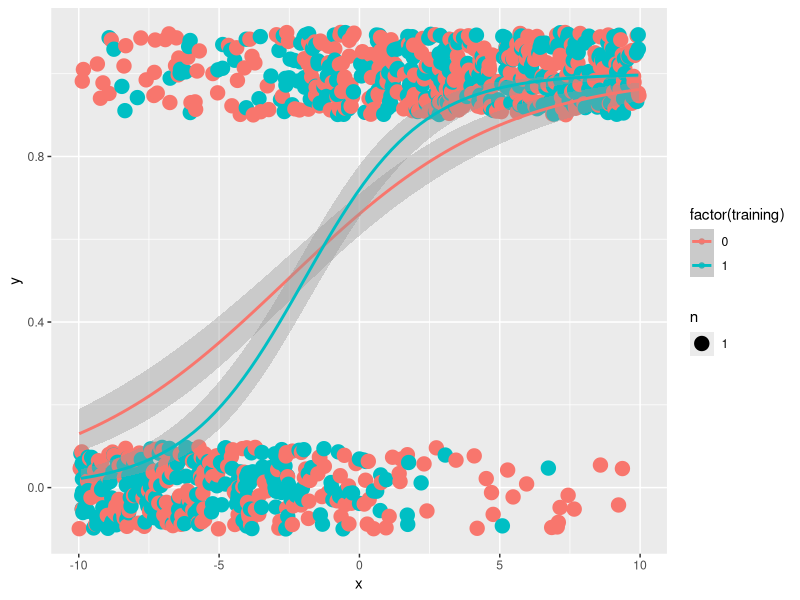
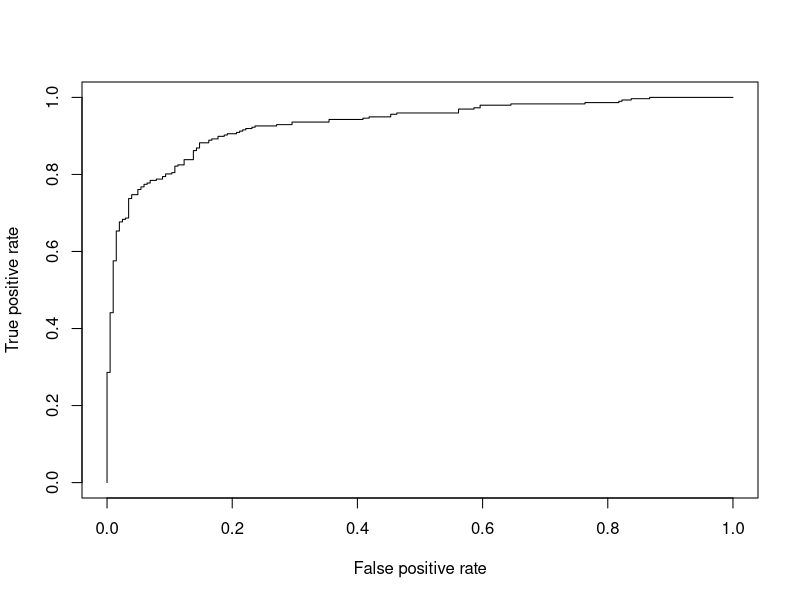
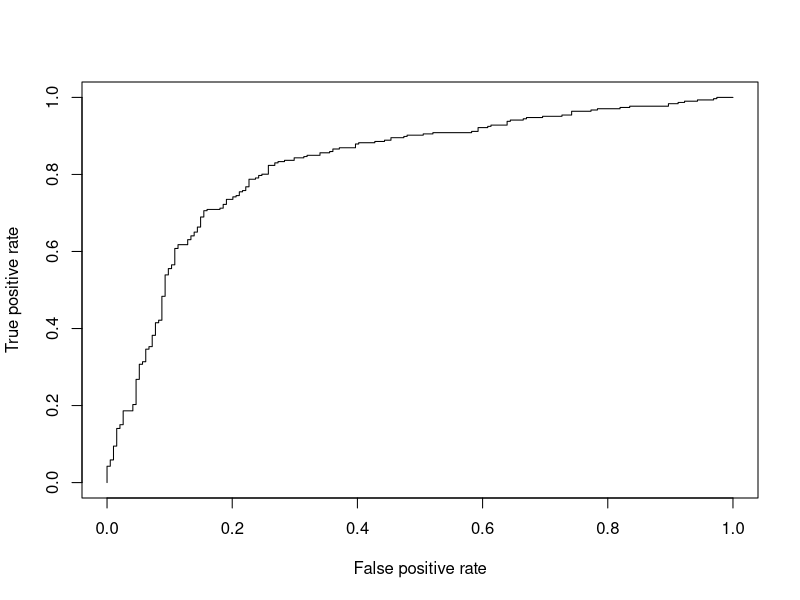

Here is the R script that generated these plots, in order:
library(ggplot2)
library(ROCR)
library(caret)
library(pROC)

# functions ---------------------------------------- # 

inv_logit <- function( x ) exp(x)/(1 + exp(x))

# parameters --------------------------------------- # 

x <- runif( 1000, -10, 10)
beta1 <- 1
beta2 <- 0.5
sig_b1 <- c(0.5, 0.1)
sig_b2 <- c(0.5, 0.1)

# model -------------------------------------------- # 
df <- data.frame(training = 0:1, x = x, beta1 = beta1, beta2 = beta2, sig_b1 = sig_b1, sig_b2 = sig_b2 )
df$mu <- rnorm(length(x), df$beta1, df$sig_b1) + rnorm(length(x), df$beta2, df$sig_b2)*df$x  

# random ------------------------------------------- # 

df$p <- inv_logit ( df$mu )
df$y <- rbinom(length(x), 1, df$p)

# organize ----------------------------------------- #
training <- subset(df, training == 1)
hold_out <- subset(df, training == 0)

# plot --------------------------------------------- # 
print( 
  ggplot( df, aes ( x = x, y = y , color = factor( training) )) + 
    geom_count(position = position_jitter(height = 0.1)) + 
    geom_smooth(method = 'glm', method.args = list( family = 'binomial')) )

# fit new model ------------------------------------ # 

m <- glm(data = training, y ~ x, family = 'binomial' ) 

summary(m)

# predict -------------------------------------------# 
prob_out <- predict( m , newdata = hold_out, type = 'response')
prob_train <- predict( m , newdata = training, type = 'response')

# evaluate with ROC and AUROC ---------------------- # 
pred_train <- prediction(prob_train, training$y )
pred_out <- prediction( prob_out, hold_out$y )

perf_train <- performance(pred_train, measure = "tpr", x.measure = "fpr")
plot(perf_train)

perf_out <- performance( pred_out, measure = 'tpr', x.measure = 'fpr')
plot(perf_out)

auc_train <- performance(pred_train, measure = "auc")
auc_train <- auc_train@y.values[[1]]
auc_train

auc_out <- performance(pred_out, measure = "auc")
auc_out <- auc_out@y.values[[1]]
auc_out
